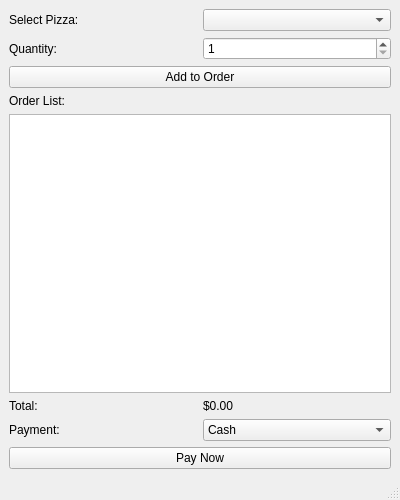
<?xml version="1.0" encoding="UTF-8"?>
<ui version="4.0">
 <class>MainWindow</class>
 <widget class="QMainWindow" name="MainWindow">
  <property name="geometry">
   <rect>
    <x>0</x>
    <y>0</y>
    <width>400</width>
    <height>500</height>
   </rect>
  </property>
  <property name="windowTitle">
   <string>Pizza Cashier System</string>
  </property>
  <widget class="QWidget" name="centralwidget">
   <layout class="QVBoxLayout" name="verticalLayout">
    <item>
     <layout class="QHBoxLayout" name="horizontalLayout_select">
      <item>
       <widget class="QLabel" name="labelSelectPizza">
        <property name="text">
         <string>Select Pizza:</string>
        </property>
       </widget>
      </item>
      <item>
       <widget class="QComboBox" name="pizzaComboBox"/>
      </item>
     </layout>
    </item>
    <item>
     <layout class="QHBoxLayout" name="horizontalLayout_qty">
      <item>
       <widget class="QLabel" name="labelQuantity">
        <property name="text">
         <string>Quantity:</string>
        </property>
       </widget>
      </item>
      <item>
       <widget class="QSpinBox" name="quantitySpinBox">
        <property name="minimum">
         <number>1</number>
        </property>
        <property name="value">
         <number>1</number>
        </property>
       </widget>
      </item>
     </layout>
    </item>
    <item>
     <widget class="QPushButton" name="addToOrderButton">
      <property name="text">
       <string>Add to Order</string>
      </property>
     </widget>
    </item>
    <item>
     <widget class="QLabel" name="labelOrderList">
      <property name="text">
       <string>Order List:</string>
      </property>
     </widget>
    </item>
    <item>
     <widget class="QListWidget" name="orderListWidget"/>
    </item>
    <item>
     <layout class="QHBoxLayout" name="horizontalLayout_total">
      <item>
       <widget class="QLabel" name="labelTotalText">
        <property name="text">
         <string>Total:</string>
        </property>
       </widget>
      </item>
      <item>
       <widget class="QLabel" name="totalLabel">
        <property name="text">
         <string>$0.00</string>
        </property>
       </widget>
      </item>
     </layout>
    </item>
    <item>
     <layout class="QHBoxLayout" name="horizontalLayout_payment">
      <item>
       <widget class="QLabel" name="labelPayment">
        <property name="text">
         <string>Payment:</string>
        </property>
       </widget>
      </item>
      <item>
       <widget class="QComboBox" name="paymentComboBox">
        <item>
         <property name="text"><string>Cash</string></property>
        </item>
        <item>
         <property name="text"><string>Credit Card</string></property>
        </item>
        <item>
         <property name="text"><string>Mobile Pay</string></property>
        </item>
       </widget>
      </item>
     </layout>
    </item>
    <item>
     <widget class="QPushButton" name="payNowButton">
      <property name="text">
       <string>Pay Now</string>
      </property>
     </widget>
    </item>
   </layout>
  </widget>
  <widget class="QMenuBar" name="menubar">
   <property name="geometry">
    <rect>
     <x>0</x>
     <y>0</y>
     <width>400</width>
     <height>20</height>
    </rect>
   </property>
  </widget>
  <widget class="QStatusBar" name="statusbar"/>
 </widget>
 <resources/>
 <connections/>
</ui>
